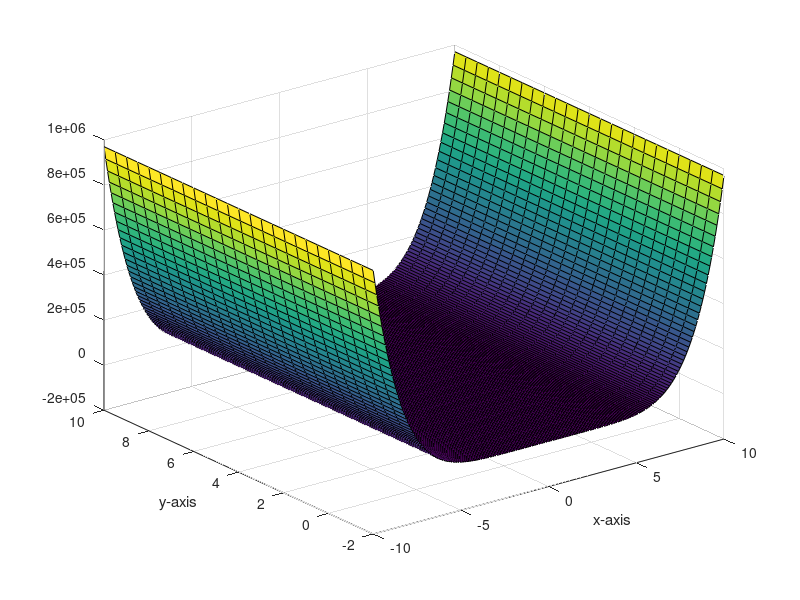

This figure's MATLAB source:
%[text] ## 3D Plot $f(x) = (x-2)^2 + (y-3)^2$ function
%%
x = linspace(0,10,100);
y = linspace(0,10,100);

myFunc1 = power((x.^1 - 2), 2) + power((y.^1 - 3), 2);

plot3(x,y,myFunc1) 
%%
%[text] ## Plot the 3D surface of the function
%%
[X,Y] = meshgrid(-10:0.5:20,-10:0.5:20);

myFunc1surface = power((X - 2), 2) + power((Y - 3), 2);

surf(X, Y, myFunc1surface) 

%%
%[text] ## Plot with the constraint $5x + 10y \\leq 50$
%%
[X,Y] = meshgrid(-10:0.5:20,-10:0.5:20);

myFunc4 = power((X - 2), 2) + power((Y - 3), 2);

constr1 = 5 * X + 10 * Y - 50;

hold on 
surf(X, Y, myFunc4) 

mesh(X, Y, constr1) 

hold off

%%
%[text] ## A Feasible Region $x^2 + y^2 \\leq 1$without any Extreme Points 
%%
[X,Y] = meshgrid(-10:0.5:20,-10:0.5:20);

constr2 = power(X, 2) + power(Y, 2) - 1;

mesh(X, Y, constr2); 
%%
%[text] ## **2D Plot**$f(x) = (x^2 - 1)^3$ **function**
x = linspace(-10,10,100);

myFunc2 = power((x.^2 - 1), 3);

plot(myFunc2) 
%%
%[text] ## Plot the 3D surface of the function
%%
[X,Y] = meshgrid(-10:0.1:10,-2:0.5:10);

myFunc2surface = power((X.^2 - 1), 3);

surf(X, Y, myFunc2surface); 

xlabel('x-axis') 
ylabel('y-axis') 

